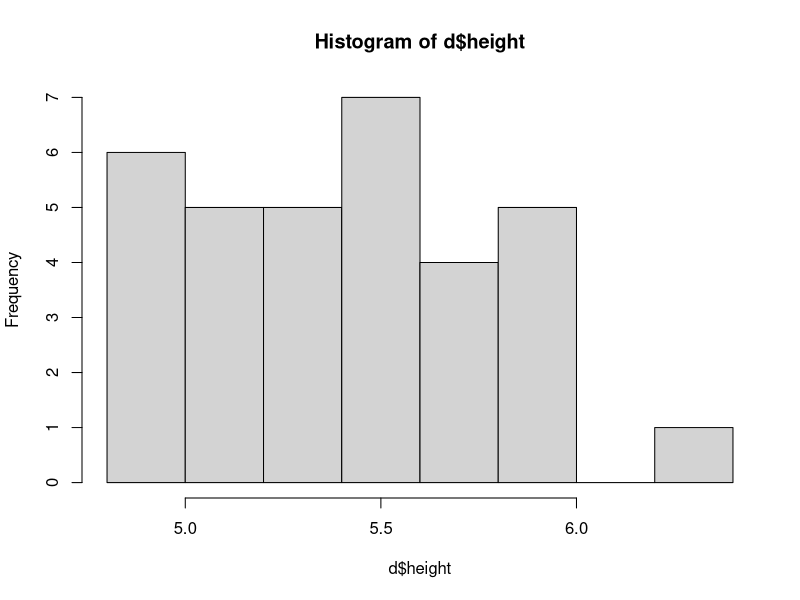
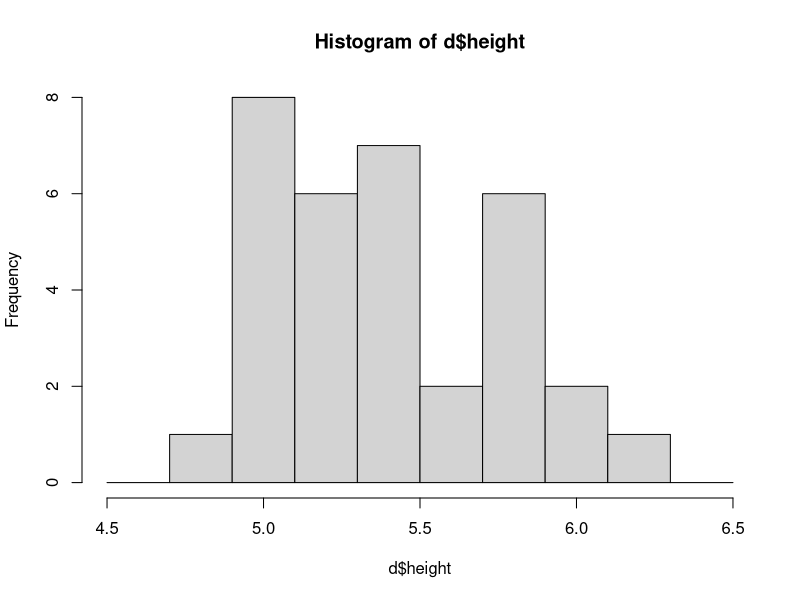
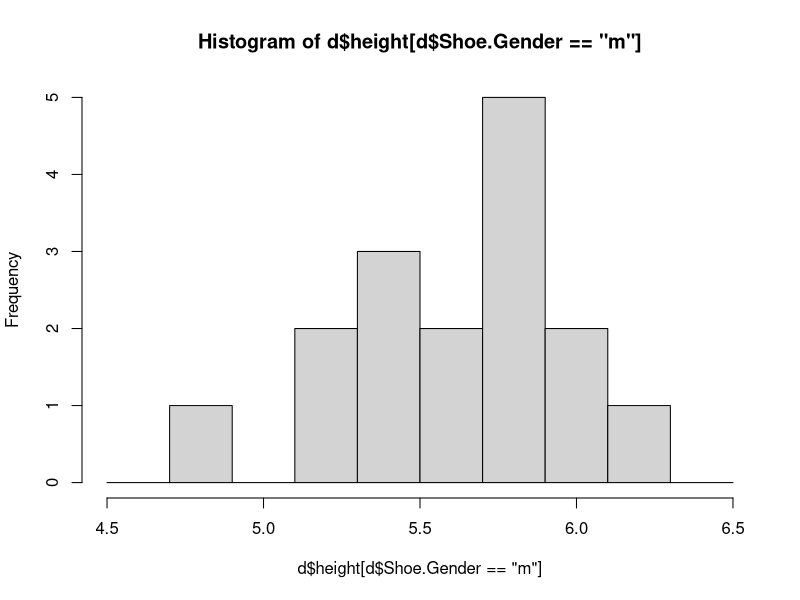
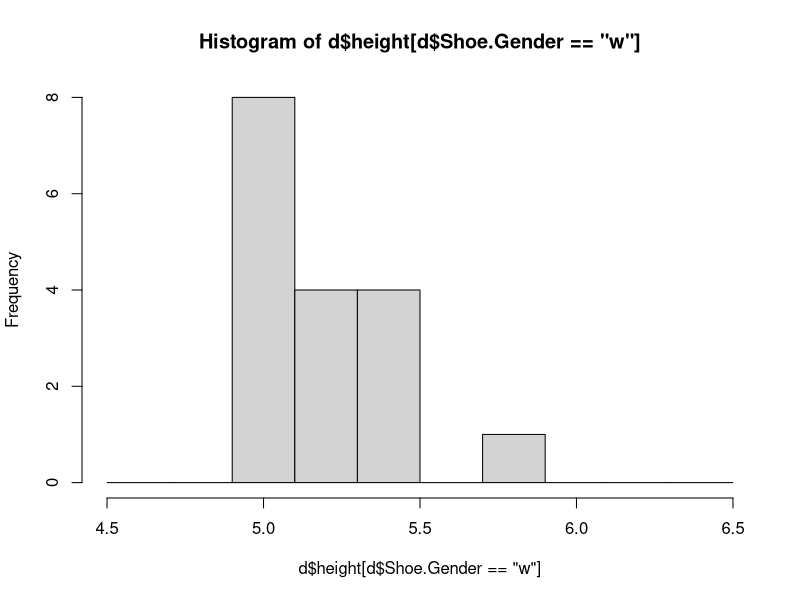

These figures' R source, in order: (Note: this script raises an error after producing the figures.)
d <- read.csv('class_data_complete.csv')
d$State
d$height <- d$Height..ft. + (d$Height..in. / 12)



head(d)
d$height <- d$Height..ft. + d$Height..in./12
hist(d$height)
hist(d$height, breaks = seq(4.5, 6.5, .2))

hist(d$height[d$Shoe.Gender == 'm'], breaks = seq(4.5, 6.5, .2))
hist(d$height[d$Shoe.Gender == 'w'], breaks = seq(4.5, 6.5, .2))

boxplot(men = d$height[d$Shoe.Gender == 'm'], women = d$height[d$Shoe.Gender == 'w'])
boxplot(height ~ Shoe.Gender, data = d)
